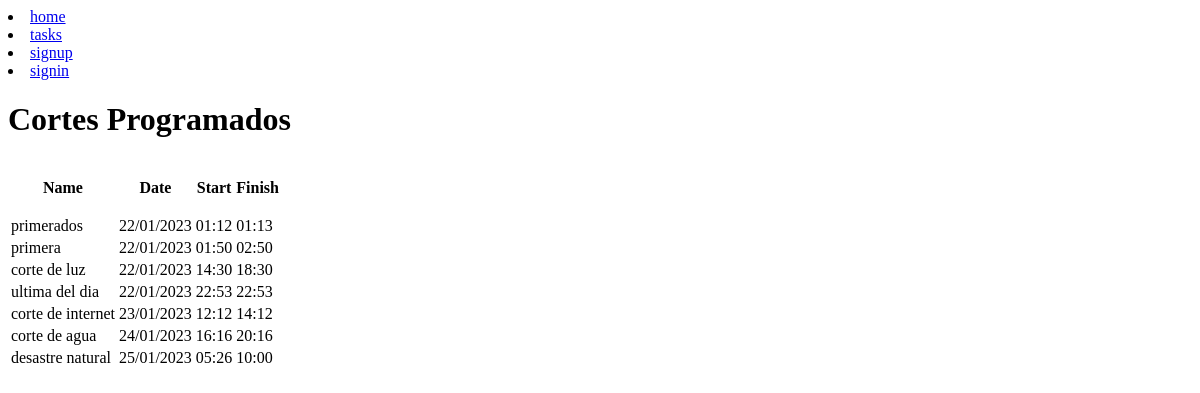
/tasks/, run on an earlier commit of the app's database.
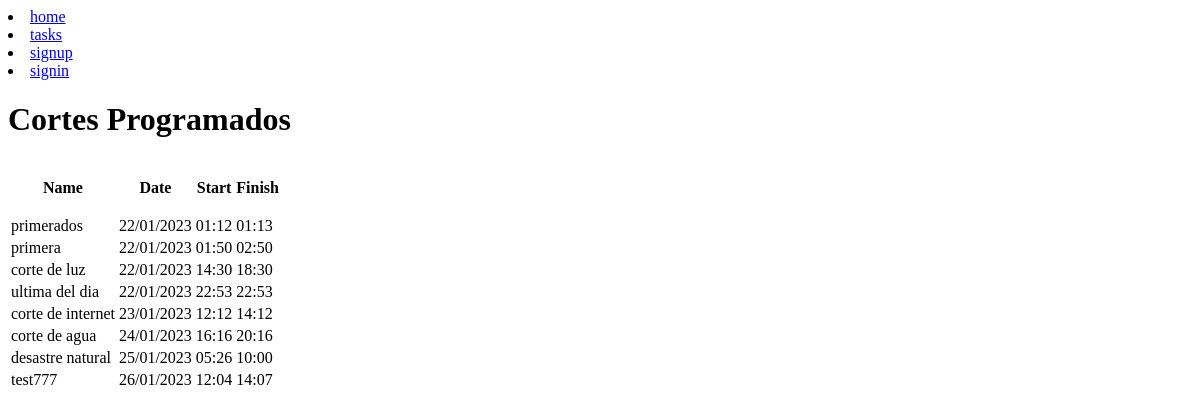
And on a later commit of the database.
### tasks/models.py (models this page shows, shortened)
class Task(models.Model):
    date = models.DateField()
    title = models.CharField(max_length=255)
    starttime = models.TimeField()
    endtime = models.TimeField()
    user = models.ForeignKey(User, on_delete=models.CASCADE)

### tasks/views.py (the view)
# urls.py: path('tasks/', views.tasks, name='tasks'),
def tasks(request):
    tasks = Task.objects.filter(date__range=["2023-01-22", "2100-01-01"]).order_by('date', 'starttime')
    return render(request, 'tasks.html', {
        'tasks': tasks
    })

### tasks/templates/tasks.html (shortened to what this page needs)
{% extends 'base.html' %}
{% block content %}
<h1>Cortes Programados</h1>
<div class="results">
    <table>
    <thead>
      <tr>
        <th>
          <div class="text">
            <p>Name</p>
          </div>
        </th>
        <th>
          <div class="text">
            <p>Date</p>
          </div>
        </th>
        <th>
          <div class="text">
            <p>Start</p>
          </div>
        </th>
        <th>
          <div class="text">
              <p>Finish</p>
          </div>
        </th>
      </tr>
    </thead>
    <tbody>
      {% for task in tasks %}
      <tr class="{% cycle 'row1' 'row2' %}">
        <td> {{task.title}} </td>
        <td> {{task.date|date:"d/m/Y"}} </td>
        <td> {{task.starttime|time:"H:i"}} </td>
        <td> {{task.endtime|time:"H:i"}} </td>
      </tr>
      {% endfor %}
    </tbody>
  </table>
</div>
{% endblock %}

### tasks/templates/base.html (shortened to what this page needs)
<!DOCTYPE html>
<html lang="en">
<head>
</head>
<body>
    <nav>
        <li>
            <a href='/'>home</a>
        </li>
        <li>
            <a href='/tasks'>tasks</a>
        </li>
        {% if user.is_authenticated %}
        <li>
            <a href='/tasks/create'>create task</a>
        </li>
        <li>
            <a href='/logout'>logout</a>
        </li>
        {% else %}
        <li>
            <a href='/signup'>signup</a>
        </li>
        <li>
            <a href='/signin'>signin</a>
        </li>
        {% endif %}
    </nav>
    {% block content %}
    {% endblock %}
</body>
</html>

What changed in the data, as far as the page shows it:
added Task: title "test777", date "26/01/2023", starttime "12:04", endtime "14:07"
